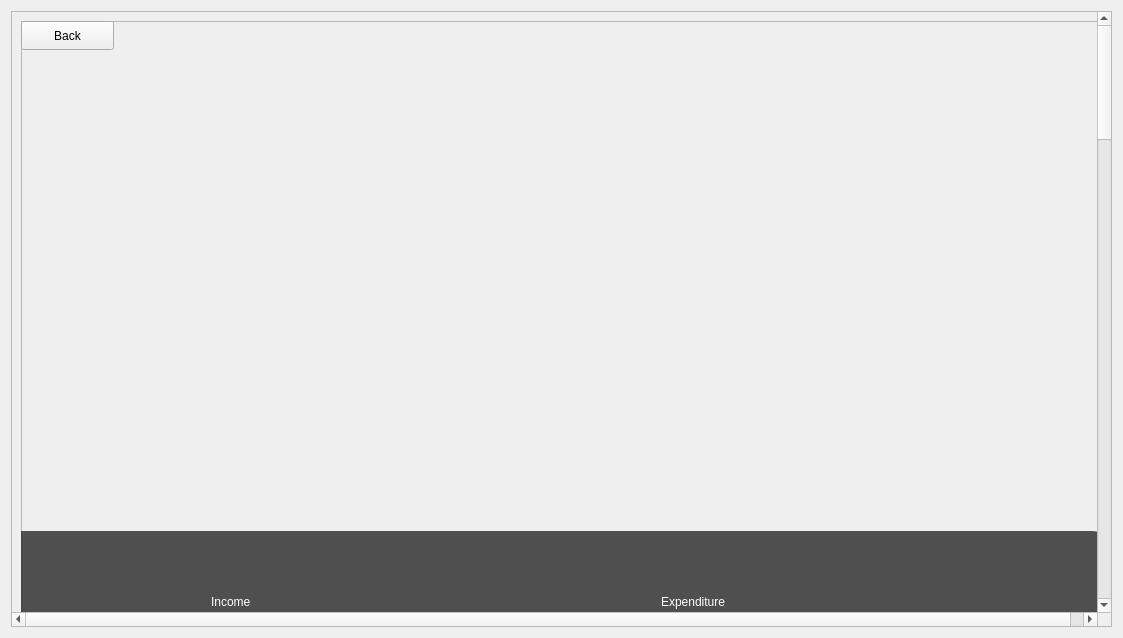
<?xml version="1.0" encoding="UTF-8"?>
<ui version="4.0">
 <class>IncomeMan</class>
 <widget class="QDialog" name="IncomeMan">
  <property name="geometry">
   <rect>
    <x>0</x>
    <y>0</y>
    <width>1123</width>
    <height>638</height>
   </rect>
  </property>
  <property name="windowTitle">
   <string>Dialog</string>
  </property>
  <property name="styleSheet">
   <string notr="true"/>
  </property>
  <layout class="QVBoxLayout" name="verticalLayout">
   <item>
    <widget class="QScrollArea" name="scrollArea">
     <property name="widgetResizable">
      <bool>true</bool>
     </property>
     <widget class="QWidget" name="scrollAreaWidgetContents_2">
      <property name="geometry">
       <rect>
        <x>0</x>
        <y>-2340</y>
        <width>1102</width>
        <height>3022</height>
       </rect>
      </property>
      <layout class="QVBoxLayout" name="verticalLayout_2">
       <item>
        <widget class="QFrame" name="frame">
         <property name="minimumSize">
          <size>
           <width>1080</width>
           <height>3000</height>
          </size>
         </property>
         <property name="styleSheet">
          <string notr="true"/>
         </property>
         <property name="frameShape">
          <enum>QFrame::StyledPanel</enum>
         </property>
         <property name="frameShadow">
          <enum>QFrame::Raised</enum>
         </property>
         <widget class="QFrame" name="horizontalFrame">
          <property name="geometry">
           <rect>
            <x>-40</x>
            <y>9</y>
            <width>551</width>
            <height>501</height>
           </rect>
          </property>
          <layout class="QHBoxLayout" name="horizontalLayout"/>
         </widget>
         <widget class="QFrame" name="horizontalFrame3">
          <property name="geometry">
           <rect>
            <x>520</x>
            <y>9</y>
            <width>541</width>
            <height>501</height>
           </rect>
          </property>
          <layout class="QHBoxLayout" name="horizontalLayout_4"/>
         </widget>
         <widget class="QFrame" name="horizontalFrame4">
          <property name="geometry">
           <rect>
            <x>20</x>
            <y>1880</y>
            <width>1021</width>
            <height>661</height>
           </rect>
          </property>
          <layout class="QHBoxLayout" name="horizontalLayout_3"/>
         </widget>
         <widget class="QLabel" name="label">
          <property name="geometry">
           <rect>
            <x>-100</x>
            <y>510</y>
            <width>1191</width>
            <height>771</height>
           </rect>
          </property>
          <property name="styleSheet">
           <string notr="true">background:rgba(34, 34, 34,78%);
border-radius:20px;
</string>
          </property>
          <property name="text">
           <string/>
          </property>
          <property name="pixmap">
           <pixmap resource="Resources.qrc">:/Image/output-onlinepngtools (3).png</pixmap>
          </property>
          <property name="scaledContents">
           <bool>true</bool>
          </property>
         </widget>
         <widget class="QLabel" name="RoomManagement">
          <property name="geometry">
           <rect>
            <x>63</x>
            <y>628</y>
            <width>219</width>
            <height>25</height>
           </rect>
          </property>
          <property name="font">
           <font>
            <family>Bahnschrift SemiBold</family>
            <pointsize>15</pointsize>
            <italic>false</italic>
            <bold>true</bold>
           </font>
          </property>
          <property name="styleSheet">
           <string notr="true">color: rgb(255, 255, 255);
font: 600 15pt &quot;Bahnschrift SemiBold&quot;;</string>
          </property>
          <property name="text">
           <string>Room Management:</string>
          </property>
         </widget>
         <widget class="QLineEdit" name="lineEdit">
          <property name="geometry">
           <rect>
            <x>290</x>
            <y>630</y>
            <width>161</width>
            <height>31</height>
           </rect>
          </property>
          <property name="styleSheet">
           <string notr="true">border-radius:10px;
</string>
          </property>
         </widget>
         <widget class="QLabel" name="Entertainment">
          <property name="geometry">
           <rect>
            <x>92</x>
            <y>678</y>
            <width>171</width>
            <height>25</height>
           </rect>
          </property>
          <property name="font">
           <font>
            <family>Bahnschrift SemiBold</family>
            <pointsize>15</pointsize>
            <italic>false</italic>
            <bold>true</bold>
           </font>
          </property>
          <property name="styleSheet">
           <string notr="true">color: rgb(255, 255, 255);
font: 600 15pt &quot;Bahnschrift SemiBold&quot;;</string>
          </property>
          <property name="text">
           <string> Entertainment:</string>
          </property>
         </widget>
         <widget class="QLineEdit" name="lineEdit_2">
          <property name="geometry">
           <rect>
            <x>290</x>
            <y>678</y>
            <width>161</width>
            <height>31</height>
           </rect>
          </property>
          <property name="styleSheet">
           <string notr="true">border-radius:10px;
</string>
          </property>
         </widget>
         <widget class="QLabel" name="Food">
          <property name="geometry">
           <rect>
            <x>152</x>
            <y>728</y>
            <width>61</width>
            <height>25</height>
           </rect>
          </property>
          <property name="font">
           <font>
            <family>Bahnschrift SemiBold</family>
            <pointsize>15</pointsize>
            <italic>false</italic>
            <bold>true</bold>
           </font>
          </property>
          <property name="styleSheet">
           <string notr="true">color: rgb(255, 255, 255);
font: 600 15pt &quot;Bahnschrift SemiBold&quot;;</string>
          </property>
          <property name="text">
           <string>Food:</string>
          </property>
         </widget>
         <widget class="QLineEdit" name="lineEdit_3">
          <property name="geometry">
           <rect>
            <x>290</x>
            <y>729</y>
            <width>161</width>
            <height>31</height>
           </rect>
          </property>
          <property name="styleSheet">
           <string notr="true">border-radius:10px;
</string>
          </property>
         </widget>
         <widget class="QLabel" name="RoomBooking">
          <property name="geometry">
           <rect>
            <x>112</x>
            <y>778</y>
            <width>171</width>
            <height>25</height>
           </rect>
          </property>
          <property name="styleSheet">
           <string notr="true">font: 600 15pt &quot;Bahnschrift SemiBold&quot;;
color:rgb(255, 255, 255);</string>
          </property>
          <property name="text">
           <string>Room Booking:</string>
          </property>
         </widget>
         <widget class="QLineEdit" name="lineEdit_4">
          <property name="geometry">
           <rect>
            <x>290</x>
            <y>780</y>
            <width>161</width>
            <height>31</height>
           </rect>
          </property>
          <property name="styleSheet">
           <string notr="true">border-radius:10px;
</string>
          </property>
         </widget>
         <widget class="QLineEdit" name="lineEdit_5">
          <property name="geometry">
           <rect>
            <x>100</x>
            <y>1200</y>
            <width>191</width>
            <height>31</height>
           </rect>
          </property>
          <property name="styleSheet">
           <string notr="true">border-radius:10px;
</string>
          </property>
         </widget>
         <widget class="QPushButton" name="pushButton">
          <property name="geometry">
           <rect>
            <x>430</x>
            <y>1030</y>
            <width>261</width>
            <height>51</height>
           </rect>
          </property>
          <property name="styleSheet">
           <string notr="true">background-color: rgb(255, 255, 255);
color: rgb(0, 0, 0);
border-radius:10px;
</string>
          </property>
          <property name="text">
           <string>Save</string>
          </property>
         </widget>
         <widget class="QLabel" name="label_2">
          <property name="geometry">
           <rect>
            <x>130</x>
            <y>1160</y>
            <width>151</width>
            <height>25</height>
           </rect>
          </property>
          <property name="styleSheet">
           <string notr="true">font: 600 15pt &quot;Bahnschrift SemiBold&quot;;
color:rgb(255, 255, 255);</string>
          </property>
          <property name="text">
           <string>Total Earned:</string>
          </property>
         </widget>
         <widget class="QLabel" name="label_3">
          <property name="geometry">
           <rect>
            <x>190</x>
            <y>550</y>
            <width>161</width>
            <height>61</height>
           </rect>
          </property>
          <property name="contextMenuPolicy">
           <enum>Qt::PreventContextMenu</enum>
          </property>
          <property name="styleSheet">
           <string notr="true">font: 600 25pt &quot;Bahnschrift SemiBold&quot;;
color:rgb(255, 255, 255);</string>
          </property>
          <property name="text">
           <string>Income </string>
          </property>
          <property name="wordWrap">
           <bool>false</bool>
          </property>
         </widget>
         <widget class="QLineEdit" name="lineEdit_6">
          <property name="geometry">
           <rect>
            <x>791</x>
            <y>627</y>
            <width>161</width>
            <height>31</height>
           </rect>
          </property>
          <property name="styleSheet">
           <string notr="true">border-radius:10px;
</string>
          </property>
         </widget>
         <widget class="QLabel" name="label_5">
          <property name="geometry">
           <rect>
            <x>780</x>
            <y>1160</y>
            <width>211</width>
            <height>25</height>
           </rect>
          </property>
          <property name="styleSheet">
           <string notr="true">font: 600 15pt &quot;Bahnschrift SemiBold&quot;;
color:rgb(255, 255, 255);</string>
          </property>
          <property name="text">
           <string>Total Expenditure:</string>
          </property>
         </widget>
         <widget class="QLabel" name="RoomManagement_2">
          <property name="geometry">
           <rect>
            <x>563</x>
            <y>628</y>
            <width>219</width>
            <height>25</height>
           </rect>
          </property>
          <property name="font">
           <font>
            <family>Bahnschrift SemiBold</family>
            <pointsize>15</pointsize>
            <italic>false</italic>
            <bold>true</bold>
           </font>
          </property>
          <property name="styleSheet">
           <string notr="true">color: rgb(255, 255, 255);
font: 600 15pt &quot;Bahnschrift SemiBold&quot;;</string>
          </property>
          <property name="text">
           <string>Room Management:</string>
          </property>
         </widget>
         <widget class="QLabel" name="Entertainment_2">
          <property name="geometry">
           <rect>
            <x>580</x>
            <y>678</y>
            <width>171</width>
            <height>25</height>
           </rect>
          </property>
          <property name="font">
           <font>
            <family>Bahnschrift SemiBold</family>
            <pointsize>15</pointsize>
            <italic>false</italic>
            <bold>true</bold>
           </font>
          </property>
          <property name="styleSheet">
           <string notr="true">color: rgb(255, 255, 255);
font: 600 15pt &quot;Bahnschrift SemiBold&quot;;</string>
          </property>
          <property name="text">
           <string> Entertainment:</string>
          </property>
         </widget>
         <widget class="QLabel" name="Food_2">
          <property name="geometry">
           <rect>
            <x>560</x>
            <y>728</y>
            <width>221</width>
            <height>25</height>
           </rect>
          </property>
          <property name="font">
           <font>
            <family>Bahnschrift SemiBold</family>
            <pointsize>15</pointsize>
            <italic>false</italic>
            <bold>true</bold>
           </font>
          </property>
          <property name="styleSheet">
           <string notr="true">color: rgb(255, 255, 255);
font: 600 15pt &quot;Bahnschrift SemiBold&quot;;</string>
          </property>
          <property name="text">
           <string>Food And Bevrages</string>
          </property>
         </widget>
         <widget class="QLineEdit" name="lineEdit_7">
          <property name="geometry">
           <rect>
            <x>793</x>
            <y>1200</y>
            <width>171</width>
            <height>31</height>
           </rect>
          </property>
          <property name="styleSheet">
           <string notr="true">border-radius:10px;
</string>
          </property>
         </widget>
         <widget class="QLabel" name="RoomBooking_2">
          <property name="geometry">
           <rect>
            <x>570</x>
            <y>778</y>
            <width>231</width>
            <height>25</height>
           </rect>
          </property>
          <property name="styleSheet">
           <string notr="true">font: 600 15pt &quot;Bahnschrift SemiBold&quot;;
color:rgb(255, 255, 255);</string>
          </property>
          <property name="text">
           <string>Staff Management</string>
          </property>
         </widget>
         <widget class="QLineEdit" name="lineEdit_8">
          <property name="geometry">
           <rect>
            <x>791</x>
            <y>729</y>
            <width>161</width>
            <height>31</height>
           </rect>
          </property>
          <property name="styleSheet">
           <string notr="true">border-radius:10px;
</string>
          </property>
         </widget>
         <widget class="QLineEdit" name="lineEdit_9">
          <property name="geometry">
           <rect>
            <x>791</x>
            <y>678</y>
            <width>161</width>
            <height>31</height>
           </rect>
          </property>
          <property name="styleSheet">
           <string notr="true">border-radius:10px;
</string>
          </property>
         </widget>
         <widget class="QLineEdit" name="lineEdit_10">
          <property name="geometry">
           <rect>
            <x>791</x>
            <y>780</y>
            <width>161</width>
            <height>31</height>
           </rect>
          </property>
          <property name="styleSheet">
           <string notr="true">border-radius:10px;
</string>
          </property>
         </widget>
         <widget class="QLabel" name="label_7">
          <property name="geometry">
           <rect>
            <x>640</x>
            <y>550</y>
            <width>241</width>
            <height>61</height>
           </rect>
          </property>
          <property name="contextMenuPolicy">
           <enum>Qt::PreventContextMenu</enum>
          </property>
          <property name="styleSheet">
           <string notr="true">font: 600 25pt &quot;Bahnschrift SemiBold&quot;;
color:rgb(255, 255, 255);</string>
          </property>
          <property name="text">
           <string>Expenditure</string>
          </property>
          <property name="wordWrap">
           <bool>false</bool>
          </property>
         </widget>
         <widget class="QLabel" name="RoomBooking_3">
          <property name="geometry">
           <rect>
            <x>570</x>
            <y>824</y>
            <width>211</width>
            <height>25</height>
           </rect>
          </property>
          <property name="styleSheet">
           <string notr="true">font: 600 15pt &quot;Bahnschrift SemiBold&quot;;
color:rgb(255, 255, 255);</string>
          </property>
          <property name="text">
           <string>Tax And Insurance</string>
          </property>
         </widget>
         <widget class="QLineEdit" name="lineEdit_11">
          <property name="geometry">
           <rect>
            <x>791</x>
            <y>826</y>
            <width>161</width>
            <height>31</height>
           </rect>
          </property>
          <property name="styleSheet">
           <string notr="true">border-radius:10px;
</string>
          </property>
          <property name="text">
           <string/>
          </property>
         </widget>
         <widget class="QLabel" name="RoomBooking_4">
          <property name="geometry">
           <rect>
            <x>630</x>
            <y>870</y>
            <width>171</width>
            <height>25</height>
           </rect>
          </property>
          <property name="styleSheet">
           <string notr="true">font: 600 15pt &quot;Bahnschrift SemiBold&quot;;
color:rgb(255, 255, 255);</string>
          </property>
          <property name="text">
           <string>Utilities</string>
          </property>
         </widget>
         <widget class="QLineEdit" name="lineEdit_12">
          <property name="geometry">
           <rect>
            <x>791</x>
            <y>872</y>
            <width>161</width>
            <height>31</height>
           </rect>
          </property>
          <property name="styleSheet">
           <string notr="true">border-radius:10px;
</string>
          </property>
          <property name="text">
           <string/>
          </property>
         </widget>
         <widget class="QLabel" name="RoomManagement_3">
          <property name="geometry">
           <rect>
            <x>551</x>
            <y>920</y>
            <width>231</width>
            <height>25</height>
           </rect>
          </property>
          <property name="font">
           <font>
            <family>Bahnschrift SemiBold</family>
            <pointsize>15</pointsize>
            <italic>false</italic>
            <bold>true</bold>
           </font>
          </property>
          <property name="styleSheet">
           <string notr="true">color: rgb(255, 255, 255);
font: 600 15pt &quot;Bahnschrift SemiBold&quot;;</string>
          </property>
          <property name="text">
           <string>Marketing And Sales</string>
          </property>
         </widget>
         <widget class="QLineEdit" name="lineEdit_13">
          <property name="geometry">
           <rect>
            <x>791</x>
            <y>920</y>
            <width>161</width>
            <height>31</height>
           </rect>
          </property>
          <property name="styleSheet">
           <string notr="true">border-radius:10px;
</string>
          </property>
         </widget>
         <widget class="QLineEdit" name="lineEdit_14">
          <property name="geometry">
           <rect>
            <x>790</x>
            <y>970</y>
            <width>161</width>
            <height>31</height>
           </rect>
          </property>
          <property name="styleSheet">
           <string notr="true">border-radius:10px;
</string>
          </property>
         </widget>
         <widget class="QLabel" name="RoomManagement_4">
          <property name="geometry">
           <rect>
            <x>550</x>
            <y>970</y>
            <width>241</width>
            <height>25</height>
           </rect>
          </property>
          <property name="font">
           <font>
            <family>Bahnschrift SemiBold</family>
            <pointsize>15</pointsize>
            <italic>false</italic>
            <bold>true</bold>
           </font>
          </property>
          <property name="styleSheet">
           <string notr="true">color: rgb(255, 255, 255);
font: 600 15pt &quot;Bahnschrift SemiBold&quot;;</string>
          </property>
          <property name="text">
           <string>System Maintainance</string>
          </property>
         </widget>
         <widget class="QLabel" name="RoomBooking_5">
          <property name="geometry">
           <rect>
            <x>112</x>
            <y>830</y>
            <width>171</width>
            <height>25</height>
           </rect>
          </property>
          <property name="styleSheet">
           <string notr="true">font: 600 15pt &quot;Bahnschrift SemiBold&quot;;
color:rgb(255, 255, 255);</string>
          </property>
          <property name="text">
           <string>Other Sources</string>
          </property>
         </widget>
         <widget class="QLineEdit" name="lineEdit_15">
          <property name="geometry">
           <rect>
            <x>290</x>
            <y>830</y>
            <width>161</width>
            <height>31</height>
           </rect>
          </property>
          <property name="styleSheet">
           <string notr="true">border-radius:10px;
</string>
          </property>
          <property name="text">
           <string/>
          </property>
         </widget>
         <widget class="QLabel" name="RoomBooking_6">
          <property name="geometry">
           <rect>
            <x>510</x>
            <y>1140</y>
            <width>121</width>
            <height>41</height>
           </rect>
          </property>
          <property name="font">
           <font>
            <family>Bahnschrift SemiBold</family>
            <pointsize>25</pointsize>
            <italic>false</italic>
            <bold>true</bold>
           </font>
          </property>
          <property name="styleSheet">
           <string notr="true">font: 600 25pt &quot;Bahnschrift SemiBold&quot;;
color:rgb(255, 255, 255);</string>
          </property>
          <property name="text">
           <string>Profit</string>
          </property>
         </widget>
         <widget class="QLineEdit" name="lineEdit_16">
          <property name="geometry">
           <rect>
            <x>430</x>
            <y>1196</y>
            <width>261</width>
            <height>41</height>
           </rect>
          </property>
          <property name="styleSheet">
           <string notr="true">border-radius:15px;</string>
          </property>
         </widget>
         <widget class="QPushButton" name="pushButton_3">
          <property name="geometry">
           <rect>
            <x>0</x>
            <y>0</y>
            <width>93</width>
            <height>29</height>
           </rect>
          </property>
          <property name="text">
           <string>Back</string>
          </property>
         </widget>
         <widget class="QTableView" name="tableView">
          <property name="geometry">
           <rect>
            <x>30</x>
            <y>1290</y>
            <width>1011</width>
            <height>571</height>
           </rect>
          </property>
         </widget>
         <widget class="QLabel" name="label_4">
          <property name="geometry">
           <rect>
            <x>161</x>
            <y>881</y>
            <width>56</width>
            <height>25</height>
           </rect>
          </property>
          <property name="styleSheet">
           <string notr="true">font: 600 15pt &quot;Bahnschrift SemiBold&quot;;
color:rgb(255, 255, 255);</string>
          </property>
          <property name="text">
           <string>Date:</string>
          </property>
         </widget>
         <widget class="QLineEdit" name="date">
          <property name="geometry">
           <rect>
            <x>290</x>
            <y>881</y>
            <width>161</width>
            <height>31</height>
           </rect>
          </property>
          <property name="styleSheet">
           <string notr="true">border-radius:10px;
</string>
          </property>
         </widget>
         <widget class="QLabel" name="label_6">
          <property name="geometry">
           <rect>
            <x>-20</x>
            <y>1280</y>
            <width>1091</width>
            <height>1801</height>
           </rect>
          </property>
          <property name="text">
           <string/>
          </property>
          <property name="pixmap">
           <pixmap resource="Resources.qrc">:/Image/output-onlinepngtools (3).png</pixmap>
          </property>
          <property name="scaledContents">
           <bool>true</bool>
          </property>
         </widget>
         <zorder>label_6</zorder>
         <zorder>label</zorder>
         <zorder>horizontalFrame</zorder>
         <zorder>horizontalFrame3</zorder>
         <zorder>horizontalFrame4</zorder>
         <zorder>RoomManagement</zorder>
         <zorder>lineEdit</zorder>
         <zorder>Entertainment</zorder>
         <zorder>lineEdit_2</zorder>
         <zorder>Food</zorder>
         <zorder>lineEdit_3</zorder>
         <zorder>RoomBooking</zorder>
         <zorder>lineEdit_4</zorder>
         <zorder>lineEdit_5</zorder>
         <zorder>pushButton</zorder>
         <zorder>label_2</zorder>
         <zorder>label_3</zorder>
         <zorder>lineEdit_6</zorder>
         <zorder>label_5</zorder>
         <zorder>RoomManagement_2</zorder>
         <zorder>Entertainment_2</zorder>
         <zorder>Food_2</zorder>
         <zorder>lineEdit_7</zorder>
         <zorder>RoomBooking_2</zorder>
         <zorder>lineEdit_8</zorder>
         <zorder>lineEdit_9</zorder>
         <zorder>lineEdit_10</zorder>
         <zorder>label_7</zorder>
         <zorder>RoomBooking_3</zorder>
         <zorder>lineEdit_11</zorder>
         <zorder>RoomBooking_4</zorder>
         <zorder>lineEdit_12</zorder>
         <zorder>RoomManagement_3</zorder>
         <zorder>lineEdit_13</zorder>
         <zorder>lineEdit_14</zorder>
         <zorder>RoomManagement_4</zorder>
         <zorder>RoomBooking_5</zorder>
         <zorder>lineEdit_15</zorder>
         <zorder>RoomBooking_6</zorder>
         <zorder>lineEdit_16</zorder>
         <zorder>pushButton_3</zorder>
         <zorder>tableView</zorder>
         <zorder>label_4</zorder>
         <zorder>date</zorder>
        </widget>
       </item>
      </layout>
     </widget>
    </widget>
   </item>
  </layout>
 </widget>
 <resources>
  <include location="Resources.qrc"/>
 </resources>
 <connections/>
</ui>
